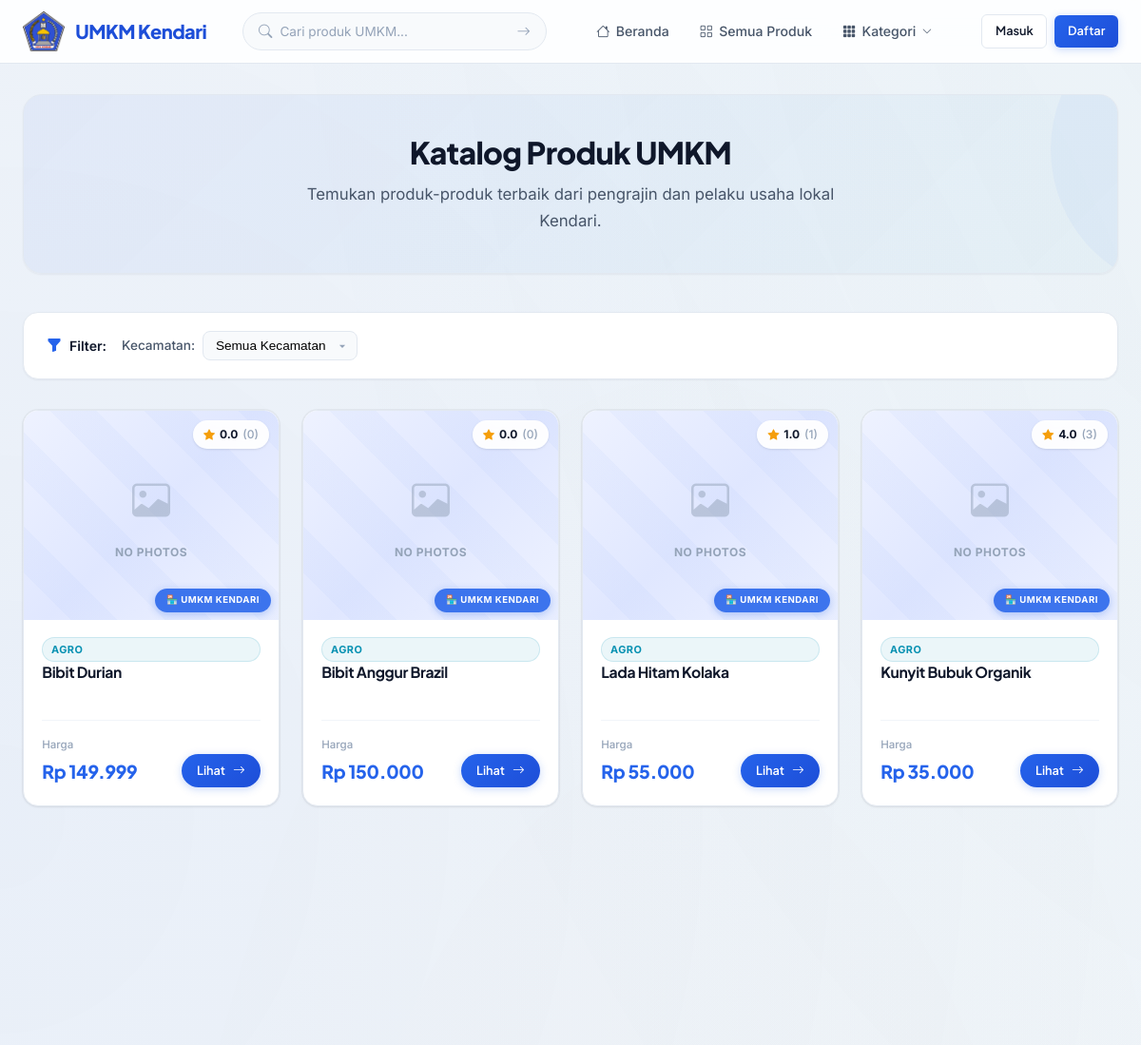
The page /produk?kategori=6 (upper part) on the database as committed earlier.
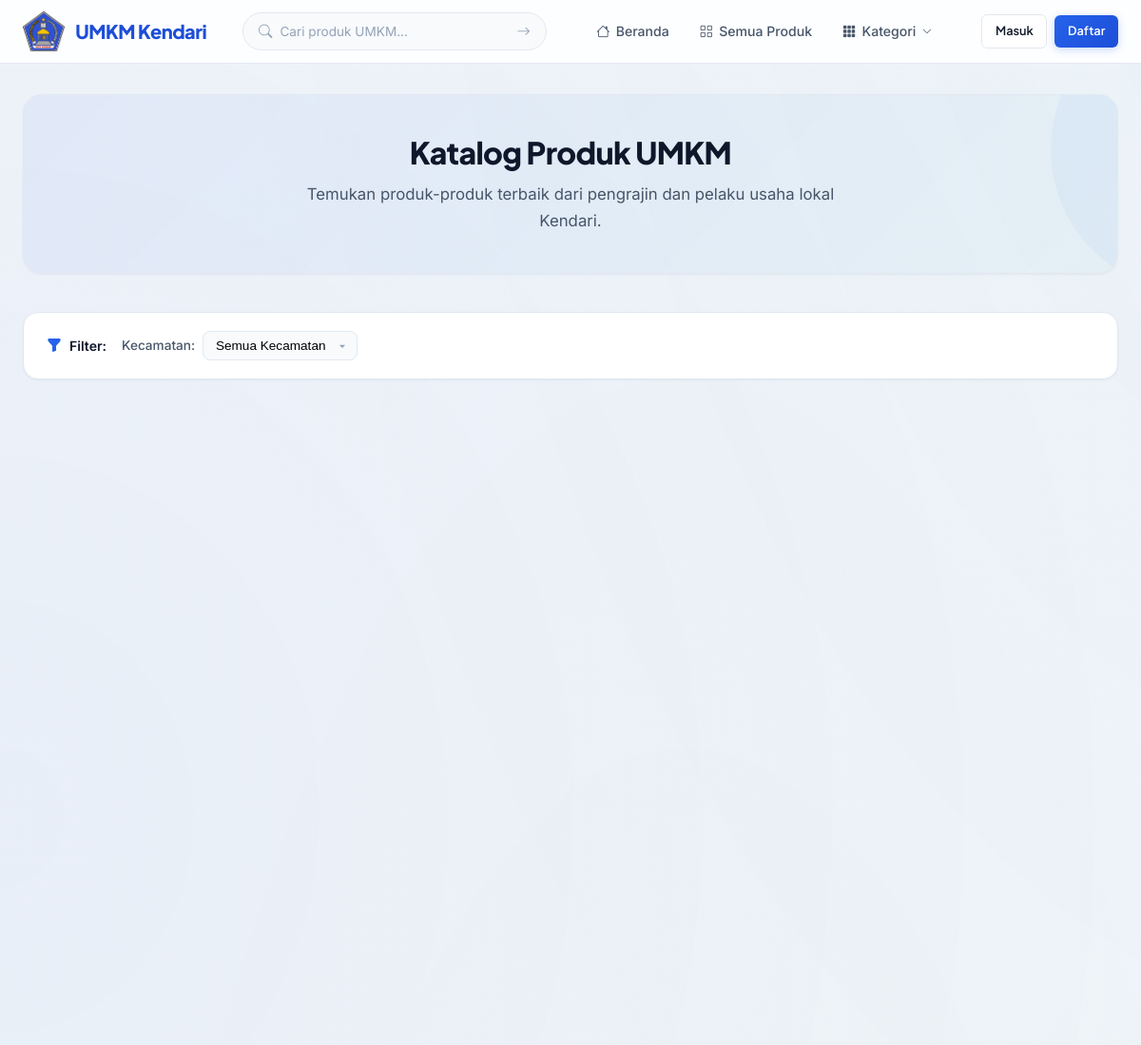
The same page on the database as committed later.
### tables this page shows
CREATE TABLE produk (
            id INTEGER PRIMARY KEY AUTOINCREMENT,
            nama TEXT NOT NULL,
            deskripsi TEXT DEFAULT '',
            harga REAL NOT NULL DEFAULT 0,
            stok INTEGER NOT NULL DEFAULT 0,
            gambar TEXT DEFAULT 'default.jpg',
            kategori_id INTEGER,
            seller_id INTEGER NOT NULL,
            created_at TIMESTAMP DEFAULT CURRENT_TIMESTAMP, tersedia INTEGER NOT NULL DEFAULT 1, kecamatan TEXT DEFAULT 'Kendari',
            FOREIGN KEY (kategori_id) REFERENCES kategori(id) ON DELETE SET NULL,
            FOREIGN KEY (seller_id) REFERENCES users(id) ON DELETE CASCADE
        );

### routes/main.py (the view)
@main_bp.route('/produk')
def list_produk():
    kecamatan = request.args.get('kecamatan', '')
    kategori_id = request.args.get('kategori', type=int)
    page = request.args.get('page', 1, type=int)
    per_page = 12
    if kecamatan:
        all_produk = Produk.get_by_kecamatan(kecamatan)
    elif kategori_id:
        all_produk = Produk.get_by_kategori(kategori_id)
    else:
        all_produk = Produk.get_all()
    total = len(all_produk)
    total_pages = max(1, (total + per_page - 1) // per_page)
    page = min(page, total_pages)
    start = (page - 1) * per_page
    produk_list = all_produk[start:start + per_page]
    kategori_list = Kategori.get_all()
    kecamatan_list = Produk.get_kecamatan_list()
    return render_template('produk/list.html',
                           produk_list=produk_list,
                           kategori_list=kategori_list,
                           kecamatan_list=kecamatan_list,
                           selected_kecamatan=kecamatan,
                           page=page,
                           total_pages=total_pages,
                           total=total)

### models/database.py (called while the page is built)
def get_db():
    from flask import g
    if 'db' not in g:
        g.db = sqlite3.connect(DATABASE)
        g.db.row_factory = sqlite3.Row
        g.db.execute("PRAGMA foreign_keys = ON")
    return g.db

### models/kategori.py (called while the page is built)
    @staticmethod
    def get_all():
        db = get_db()
        rows = db.execute('SELECT * FROM kategori ORDER BY nama').fetchall()
        return [Kategori(**dict(row)) for row in rows]

### models/produk.py (called while the page is built)
    @staticmethod
    def _base_query():
        return '''
            SELECT p.*,
                   k.nama as kategori_nama,
                   u.nama_lengkap as seller_nama,
                   u.no_telepon as seller_no_telepon,
                   COALESCE(AVG(r.score), 0) as avg_rating,
                   COUNT(r.id) as total_rating
            FROM produk p
            LEFT JOIN kategori k ON p.kategori_id = k.id
            LEFT JOIN users u ON p.seller_id = u.id
            LEFT JOIN ratings r ON p.id = r.produk_id
        '''

    @staticmethod
    def get_kecamatan_list():
        db = get_db()
        rows = db.execute('SELECT DISTINCT kecamatan FROM produk ORDER BY kecamatan').fetchall()
        return [row['kecamatan'] for row in rows]

### templates/produk/list.html (shortened to what this page needs)
{% extends "base.html" %}
{% block content %}
<div class="container" style="padding-top: 2rem;">
    <div class="page-hero">
        {% if search_keyword %}
        <div class="page-hero-icon">
            <i class="bi bi-search"></i>
        </div>
        <h1>
            Hasil Pencarian: "<span style="color:var(--primary);">{{ search_keyword }}</span>"
        </h1>
        <p>Ditemukan <strong>{{ total }}</strong> produk UMKM yang sesuai dengan pencarian Anda.</p>
        {% else %}
        <h1>Katalog Produk UMKM</h1>
        <p>Temukan produk-produk terbaik dari pengrajin dan pelaku usaha lokal Kendari.</p>
        {% endif %}
    </div>
    <div class="filter-bar">
        <div style="display: flex; align-items: center; gap: 0.5rem;">
            <i class="bi bi-funnel-fill" style="color: var(--primary);"></i>
            <span style="font-weight: 600; color: var(--text-primary); font-size: 0.88rem;">Filter:</span>
        </div>
        <div style="display: flex; align-items: center; gap: 0.5rem;">
            <label for="kecamatan-select" style="font-size: 0.85rem; color: var(--text-secondary); font-weight: 500;">Kecamatan:</label>
            <select id="kecamatan-select" onchange="filterByKecamatan(this.value)">
                <option value="">Semua Kecamatan</option>
            </select>
        </div>
    </div>
    {% if produk_list %}
    <div class="product-grid">
        {% for produk in produk_list %}
        <div class="product-card" style="display: flex; flex-direction: column; height: 100%;">
            <div class="card-image" style="height: 220px; position: relative;">
                <a href="{{ url_for('main.detail_produk', produk_id=produk.id) }}" class="product-image-wrapper">
                    <div class="no-photo-placeholder" style="display: none; position: absolute; top: 0; left: 0; right: 0; bottom: 0;">
                        <i class="bi bi-image"></i>
                        <span>No Photos</span>
                    </div>
                </a>
                <div class="rating-badge">
                    <i class="bi bi-star-fill"></i> {{ "{:.1f}".format(produk.avg_rating) }} <span style="color: var(--text-muted); font-weight: 500;">({{ produk.total_rating }})</span>
                </div>
            </div>
            <div class="card-body" style="flex: 1; display: flex; flex-direction: column;">
                <div class="card-category">
                    {{ produk.kategori_nama or 'Umum' }}
                </div>
                <h3 class="card-title" style="min-height: 2.8rem; margin-bottom: auto;">
                    <a href="{{ url_for('main.detail_produk', produk_id=produk.id) }}">{{ produk.nama }}</a>
                </h3>
                <div class="card-footer-bar">
                    <div>
                        <div class="card-price-label">Harga</div>
                        <div class="card-price-value">Rp {{ "{:,.0f}".format(produk.harga).replace(',', '.') }}</div>
                    </div>
                    <a href="{{ url_for('main.detail_produk', produk_id=produk.id) }}" class="btn btn-primary btn-sm" style="border-radius: var(--radius-full); padding: 0.4rem 1rem;">
                        Lihat <i class="bi bi-arrow-right"></i>
                    </a>
                </div>
            </div>
        </div>
        {% endfor %}
    </div>
    {% endif %}
</div>
{% endblock %}

Rows that differ between the two databases and show on the page:
no longer on this page (row unchanged): produk: avg_rating "0.0", total_rating "0", kategori_nama "AGRO", nama "Bibit Durian", harga "149.999"
no longer on this page (row unchanged): produk: avg_rating "0.0", total_rating "0", kategori_nama "AGRO", nama "Bibit Anggur Brazil", harga "150.000"
no longer on this page (row edited): produk: avg_rating "1.0", total_rating "1", kategori_nama "AGRO", nama "Lada Hitam Kolaka", harga "55.000"
no longer on this page (row edited): produk: avg_rating "4.0", total_rating "3", kategori_nama "AGRO", nama "Kunyit Bubuk Organik", harga "35.000"
